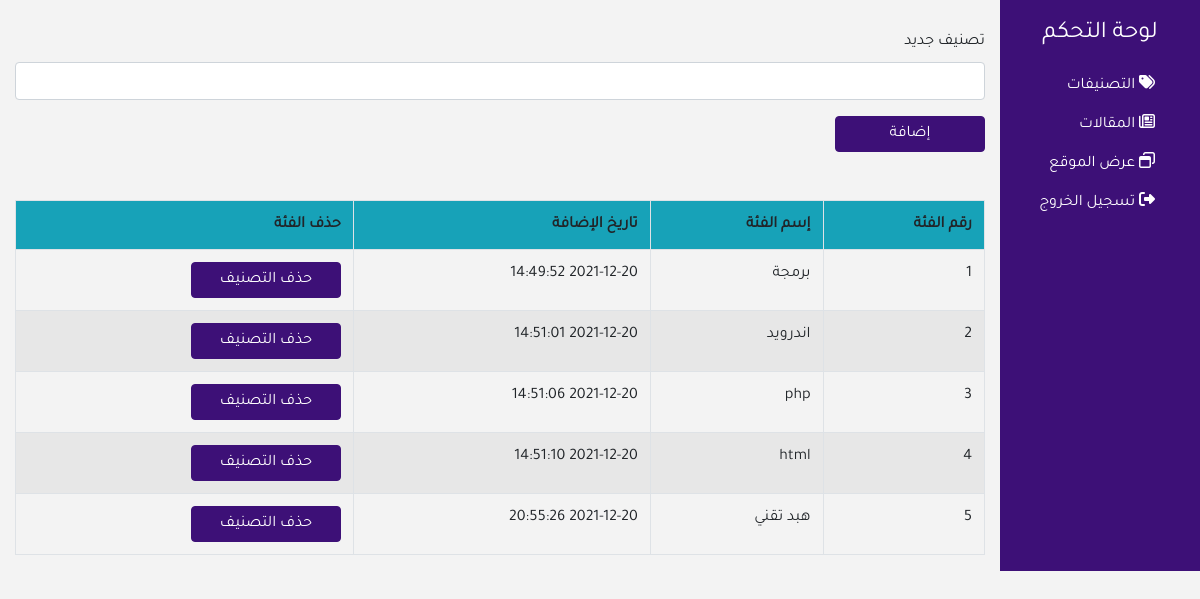
Screenshot of /categories.php (signed in) with the database file from the repository.
### tables this page shows
CREATE TABLE `categories` (
  `id` int(11) NOT NULL,
  `category_name` varchar(191) NOT NULL,
  `category_date` datetime NOT NULL DEFAULT current_timestamp()
);

### categories.php (the view, shortened to what this page needs)
<?php
include('include/connection.php');
include('include/header.php');
if (!isset($_SESSION['id'])) {
  echo "<div class='alert alert-danger'>" . "غير مسموح لك بفتح هذه الصفحة" . "</div>";
  header('REFRESH:1;URL=login.php');
} else {
?>
  <div class="content">
    <div class="container-fluid">
      <div class="row">
        <div class="col-md-2" id="side-area">
          <h4>لوحة التحكم</h4>
          <ul>
            <li>
              <a href="categories.php">
                <span><i class="fas fa-tags"></i></span>
                <span>التصنيفات</span>
              </a>
            </li>
            <li data-toggle="collapse" data-target="#menu">
              <a href="#">
                <span><i class="far fa-newspaper"></i></span>
                <span>المقالات</span>
              </a>
            </li>
            <li>
              <a href="index.php" target="_blank">
                <span><i class="far fa-window-restore"></i></span>
                <span>عرض الموقع</span>
              </a>
            </li>
            <li>
              <a href="logout.php">
                <span><i class="fas fa-sign-out-alt"></i></span>
                <span>تسجيل الخروج</span>
              </a>
            </li>
          </ul>
        </div>
        <div class="col-md-10" id="main-area">
          <div class="add-category">
            <form action="<?php $_SERVER['PHP_SELF']; ?>" method="POST">
              <div class="form-group">
                <label for="category">تصنيف جديد</label>
                <input type="text" name="category" id="category" class="form-control" />
              </div>
              <button class="btn btn-custom" name="add">إضافة</button>
            </form>
          </div>
          <div class="display-cat mt-5">
            <table class="table table-bordered table-striped">
              <tr class="bg-info">
                <th scope="col">رقم الفئة</th>
                <th scope="col">إسم الفئة</th>
                <th scope="col">تاريخ الإضافة</th>
                <th scope="col">حذف الفئة</th>
              </tr>
              <?php
              $query = "SELECT * FROM categories";
              $res = mysqli_query($conn, $query);
              $no = 0;
              while ($row = mysqli_fetch_assoc($res)) {
                $no++;
              ?>
                <tr>
                  <td><?php echo $no; ?></td>
                  <td><?php echo $row['category_name']; ?></td>
                  <td><?php echo $row['category_date']; ?></td>
                  <td>
                    <a href="categories.php?id=<?php echo $row['id']; ?>">
                      <button class="btn btn-custom">حذف التصنيف</button>
                    </a>
                  </td>
                </tr>
              <?php
              }
              ?>
            </table>
          </div>
        </div>
      </div>
    </div>
  </div>
<?php
}
?>
<?php
include('include/footer.php');
?>

### include/header.php (shortened to what this page needs)
<!DOCTYPE html>
<html lang="en">
<head>
    <link rel="stylesheet" href="css/bootstrap.min.css" />
    <link rel="stylesheet" href="css/bootstrap-rtl.css" />
    <link rel="stylesheet" href="css/dashboard.css" />
</head>
<body>

### include/footer.php (shortened to what this page needs)
</body>
</html>

### css/dashboard.css (style rules this page uses)
a, a:hover { text-decoration: none; }
:root { --first-color: #3d1077; --second-color: #aaa69d; }
* { font-family: Tajwal; }
body { background-color: #f3f3f3; }
#side-area { background-color: var(--first-color); color: white; padding: 20px 0; }
#side-area h4 { text-align: center; margin-bottom: 20px; }
#side-area ul { list-style: none; }
#side-area ul li { margin-bottom: 5px; padding: 5px; }
#side-area ul li a { color: white; }
.add-category { margin-top: 30px; }
.btn-custom { background-color: var(--first-color); color: white; border: 1px solid var(--first-color); padding: 5px 10px; width: 150px; }

### rows the page displays
categories: category_name "برمجة", category_date "2021-12-20 14:49:52"
categories: category_name "اندرويد", category_date "2021-12-20 14:51:01"
categories: category_name "php", category_date "2021-12-20 14:51:06"
categories: category_name "html", category_date "2021-12-20 14:51:10"
categories: category_name "هبد تقني", category_date "2021-12-20 20:55:26"
